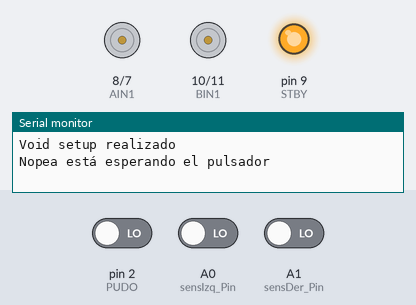
This sketch was run on a simulated Arduino Uno, built with avr-gcc and run on an emulated ATmega328P. On the bench: motor-driver pin pairs drawn as motors (green arrow = first pin HIGH = forward, orange = second pin HIGH = backward, longer = more drive, scaled by the enable pin, stopped while the standby pin is LOW), output pins drawn as LEDs (lit = HIGH), the last lines printed to the serial monitor. The inputs (shaded band) are chosen by the test bench; at power-on: pin 2 (PUDO) LOW, A0 (sensIzq_Pin) LOW, A1 (sensDer_Pin) LOW.

Above: at 1.2 s.
1.3 s: pin 2 (PUDO) driven HIGH
At 2.3 s:
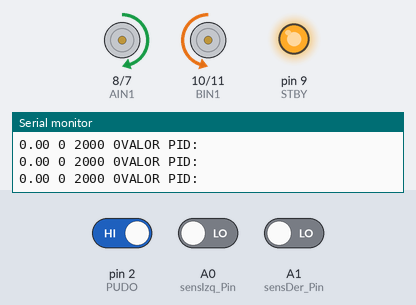
2.8 s: A0 (sensIzq_Pin) driven HIGH
At 3.8 s:
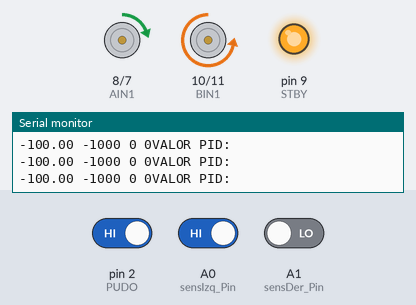
4.3 s: A1 (sensDer_Pin) driven HIGH
At 5.1 s:
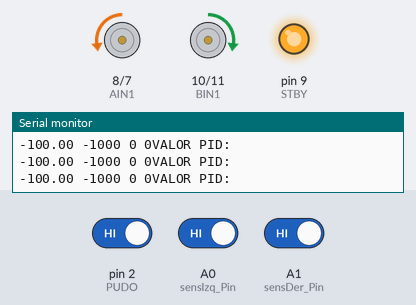
7.3 s: A0 (sensIzq_Pin) driven LOW
At 8.3 s:
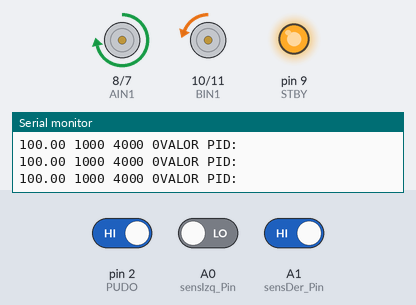
8.8 s: A0 (sensIzq_Pin) driven HIGH
At 9.4 s:
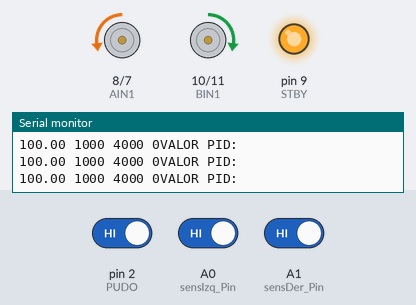
11.8 s: A1 (sensDer_Pin) driven LOW
At 12.5 s:
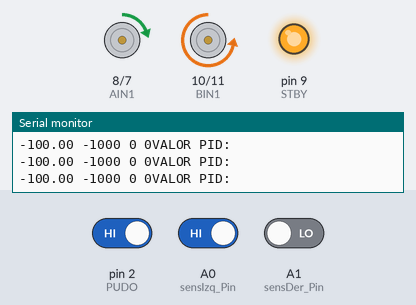
Timing chart, 0 to 14.8 s (numbered marks = the images above; inputs shaded):
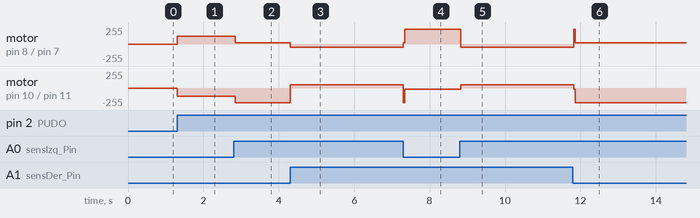

Measured:
- after the input at 1.3 s, motor on pin 8 (AIN1) / pin 7 (AIN2): stopped → forward 120/255 at once; motor on pin 10 (BIN1) / pin 11 (BIN2): stopped → backward 120/255 at once
- after the input at 2.8 s, motor on pin 8 (AIN1) / pin 7 (AIN2): forward 120/255 → forward 20/255 at once; motor on pin 10 (BIN1) / pin 11 (BIN2): backward 120/255 → backward 220/255 at once
- after the input at 4.3 s, motor on pin 8 (AIN1) / pin 7 (AIN2): forward 20/255 → backward 50/255 at once; motor on pin 10 (BIN1) / pin 11 (BIN2): backward 220/255 → forward 50/255 at once
- after the input at 7.3 s, motor on pin 8 (AIN1) / pin 7 (AIN2): backward 50/255 → forward 220/255 at once; motor on pin 10 (BIN1) / pin 11 (BIN2): forward 50/255 → backward 20/255 at once
- after the input at 8.8 s, motor on pin 8 (AIN1) / pin 7 (AIN2): forward 220/255 → backward 50/255 at once; motor on pin 10 (BIN1) / pin 11 (BIN2): backward 20/255 → forward 50/255 at once
- after the input at 11.8 s, motor on pin 8 (AIN1) / pin 7 (AIN2): backward 50/255 → forward 20/255 at once; motor on pin 10 (BIN1) / pin 11 (BIN2): forward 50/255 → backward 220/255 at once

The sketch:

PID_2Sensores.ino
```cpp
// Pines de Conexión Puente Doble H
//Motor A Izquierdo
const int PWMA = 6; //Velocidad a ingresar
const int AIN1 = 8; //High o low // Movimiento Antihorario (Avance)
const int AIN2 = 7; //High o low // Horario (Retroceso)

const int STBY = 9;

//Motor B Derecho
const int PWMB = 5;
const int BIN1 = 10; //Movimiento Horario (Retroceso) en HIGH
const int BIN2 = 11; //Movimiento antiHorario (Avance) en HIGH

//Pulsador Pull Down
const int PUDO = 2;

//Sensores
int sensIzq_Value; // Valor del sensor IZQ, un 1 es negro, un 0 blanco
int sensDer_Value; // Valor del sensor DER, un 1 es negro, un 0 blanco

const int sensDer_Pin = A1;
const int sensIzq_Pin = A0;


int v_max = 120;
int atras = 50;

int LFSensor[2];

int setPoint = 1000; // Punto Medio
float Kp = 0.1; //Probar primero con este
int Kd = 0; //Segundo con este kp/2
int Ki = 0;
int error = 0; // posicion 0 1000 2000
int errorAnterior = 0; // posicion anterior
float valorPID = 0;

bool buttonState = false;

bool stopState = true;

void setup(){
  pinMode(PWMA, OUTPUT);
  pinMode(AIN1, OUTPUT);
  pinMode(AIN2, OUTPUT);

  pinMode(PWMB, OUTPUT);
  pinMode(BIN1, OUTPUT);
  pinMode(BIN2, OUTPUT);

  pinMode(STBY, OUTPUT);
  digitalWrite(STBY, HIGH);

  pinMode(sensIzq_Pin, INPUT);
  pinMode(sensDer_Pin, INPUT);

  pinMode(PUDO, INPUT);
  attachInterrupt(digitalPinToInterrupt(PUDO), state, RISING); //Interrupción para el pulsador

  Serial.begin(9600);
  Serial.println("Void setup realizado");
}

void loop(){

  if(buttonState){

    stopState = true;
    //Lógica del codigo
    sensRead();
    calcularPID();
    motoresPID();

  } else if (stopState){
    deadPoint();
  }

}

void state(){
  buttonState = !buttonState;
}

void sensRead()
  {
    LFSensor[0] = digitalRead(sensIzq_Pin); // Izq
    LFSensor[1] = digitalRead(sensDer_Pin);

    if((     LFSensor[0]==  1)&&(LFSensor[1]== 0 ))  {error = 0;} //Izquierda
    else if((LFSensor[0]== 0 )&&(LFSensor[1]== 0 ))  {error = 1000;} //Medio
    else if((LFSensor[0]== 0 )&&(LFSensor[1]== 1 ))  {error = 2000;} //Derecha
    else if((LFSensor[0]== 1 )&&(LFSensor[1]== 1 ))  {goBackward();}

  }

  void calcularPID()
  {
    int P, I, D;
    P = error - setPoint;
    I = error + errorAnterior;
    D = error - errorAnterior;
    valorPID = (Kp*P) + (Ki*I) + (Kd*D);
    errorAnterior = error;

    //Valor PID
    Serial.println("VALOR PID: ");
    Serial.print(valorPID);
    Serial.print(" ");
    Serial.print(P);
    Serial.print(" ");
    Serial.print(I);
    Serial.print(" ");
    Serial.print(D);
  }

  void motoresPID(){

    if(valorPID > v_max){valorPID=v_max;}
    if(valorPID < -v_max){valorPID= -v_max;}

    //Acción del motor A
    digitalWrite(AIN1, HIGH);
    digitalWrite(AIN2, LOW);
    analogWrite(PWMA, v_max + valorPID);

    //Acción del motor B
    digitalWrite(BIN1, LOW);
    digitalWrite(BIN2, HIGH);
    analogWrite(PWMB, v_max - valorPID);
  }

  void deadPoint() {

    stopState = false;

    //Acción del motor A
    digitalWrite(AIN1, LOW);
    digitalWrite(AIN2, LOW);
    digitalWrite(PWMA, LOW);

    //Acción del motor B
    digitalWrite(BIN1, LOW);
    digitalWrite(BIN2, LOW);
    digitalWrite(PWMB, LOW);

    //Comprobar valores (BORRAR)
    Serial.println("Nopea está esperando el pulsador");
  }

  void goBackward() {
    //Acción del motor A
    digitalWrite(AIN1, LOW);
    digitalWrite(AIN2, HIGH);
    analogWrite(PWMA, atras);

    //Acción del motor B
    digitalWrite(BIN1, HIGH);
    digitalWrite(BIN2, LOW);
    analogWrite(PWMB, atras);

    //Comprobar valores (BORRAR)
    //Serial.println("Nopea se mueve hacia atras");
  }
```
